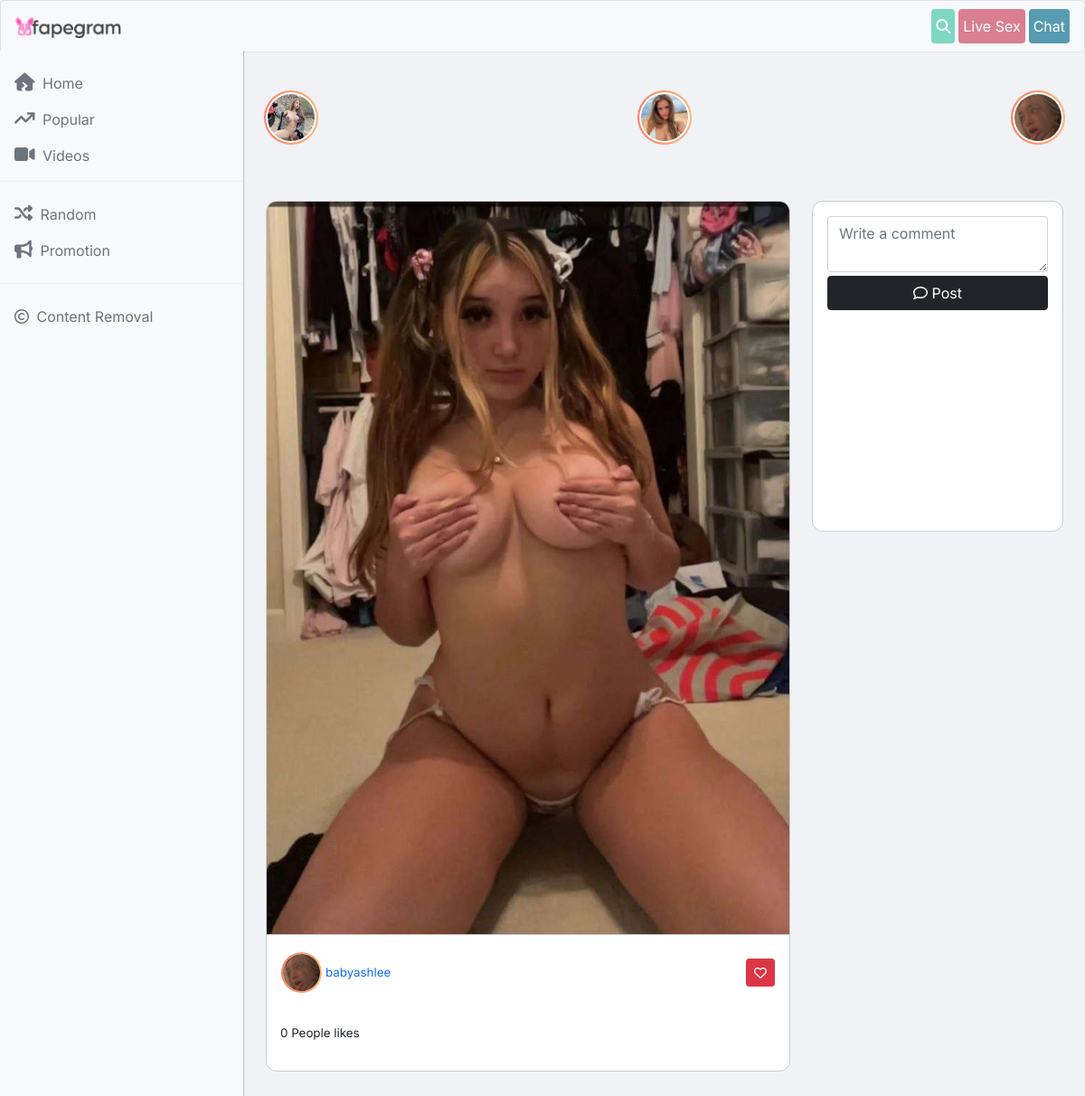
The app's page /babyashlee/3/ with its own data.
### base/models.py (models this page shows, shortened)
class Profile(models.Model):
    user = models.ForeignKey(User, on_delete=models.CASCADE)
    dp = models.FileField(upload_to='dp', null=True, blank=True)
    name = models.CharField(max_length=100, null=True, blank=True)
    bio = models.TextField(null=True, blank=True)
    onlyfans = models.URLField(null=True, blank=True)
    twitter = models.URLField(null=True, blank=True)
    insta = models.URLField(null=True, blank=True)
    likex = models.IntegerField(default=0)

class Art(models.Model):
    prof = models.ForeignKey(Profile, on_delete=models.CASCADE, null=True, blank=True)
    image = models.FileField(upload_to='contents', null=True, blank=True)

### base/views.py (the view)
# urls.py: path('<username>/<id>/', view, name='view'),
def view(request, username, id):
    prof = Profile.objects.get(user__username=username)
    art = Art.objects.get(
          prof=prof,
          id=id)
    like = len(Like.objects.filter(art=art))
    com = Comment.objects.filter(photo=art).order_by('-id')
    context = {'com':com, 'art':art, 'like':like}
    return render(request, 'view.html', context)

### base/context_processors.py (called while the page is built)
def popular(request):
    return {'pop': Profile.objects.all().order_by('-likex')[0:10]}

### templates/view.html (shortened to what this page needs)
{% extends 'base.html' %}
{% block body %}
<div class="container">
  <div class="row my-5">
    <div class="my-1 col-12 col-md-8">
  <div class="">
    <div class="post-card">
      <a href="{{art.image.url}}">
      <img src="{{art.image.url}}" class="post-image" alt="{{art.prof.user.username}}">
      </a>
      <div class="user-info d-flex align-items-center">
        <div>
        <img class="my-auto avatar" {% if art.prof.dp %} src="{{art.prof.dp.url}}" {% else %} src="https://api.dicebear.com/7.x/initials/svg?seed={{art.prof}}" {% endif %} class="user-avatar" alt="{{art.prof.user.username}}">
        </div>
        <div>
          <div class=""> <a href="/model/{{art.prof.user}}"><p class="mx-1 mt-3"> {{art.prof.user.username}}</p></a>
          </div>
        </div>
<div class="ms-auto"><form action="{% url 'like' %}"  method="post">
<button type="submit" class="btn btn-danger btn-sm">
<i class="fa-regular fa-heart"></i></button>
</form> </div>
      </div>
      <div class="post-caption">
        <p>{{like}} People likes</p>
      </div>
    </div>
  </div>
</div>
<div class="my-1 col-12 col-md-4">
<div class="post-card bg-white">
<form class="my-3 px-3"  method="post" action="{% url 'comment' %}">
<textarea name="bod" class="form-control" placeholder="Write a comment" row="3"></textarea>
<button type="submit"  class="btn btn-dark w-100 my-1"><i class="fa-regular fa-comment"></i> Post</button>
</form>
<br>
<div class="comments">
</div>
</div>
</div>
    </div>
</div>
{% endblock %}

### templates/base.html (shortened to what this page needs)
<!DOCTYPE html>
{% load static %}
<html lang="en">
  <head>
    <link rel="stylesheet" href="https://cdnjs.cloudflare.com/ajax/libs/font-awesome/6.5.1/css/all.min.css" />
  <link href="https://cdn.jsdelivr.net/npm/bootstrap@5.0.2/dist/css/bootstrap.min.css" rel="stylesheet">
  </head>
  <body>
    <nav class="py-2 img-thumbnail navbar navbar-expand-lg navbar-light bg-light sticky-top">
      <div class="container-fluid">
 <a class="me-auto navbar-brand" href="/"><img class="logo" src="{% static "fapegram.png" %}"></a>
<a href="/search/" class="px-1 btn btnsex btn-s"><i class="fa-solid fa-magnifying-glass"></i></a>
       <a class="px-1 btn btnwarn text-white btn-s mx-1">Live Sex</a>
       <a class="px-1 btn btndngr text-white btn-s">Chat</a>
    </nav>
    <div
      class=" offcanvas offcanvas-start sidebar-nav bg-light"
      tabindex="-1"
      id="sidebar"
    >
      <div class="offcanvas-body p-0">
        <nav class="navbar-dark">
          <ul class="navbar-nav">
            <li>
            </li>
            <li>
              <a href="/" class="text-muted nav-link px-3 active">
                <span class="me-1"><i class="icon fa-solid fa-house-crack"></i></span>
                <span>Home</span>
              </a>
            </li>
           <li>
              <a href="/popular/" class="text-muted nav-link px-3 active">
                 <span class="me-1"><i class="icon fa-solid fa-arrow-trend-up"></i></span>
                <span>Popular</span>
              </a>
            </li>
           <li>
            <a href="https://tiksporn.pythonanywhere.com" target="__blank"  class="text-muted nav-link px-3 active">
             <span class="me-1"><i class="icon fa-solid fa-video"></i></span>
              <span>Videos</span>
            </a>
          </li>
            <li class="mb-2"><hr class="dropdown-divider bg-light" /></li>
            <li>
              <a href="/random/" class="text-muted nav-link px-3 active">
                <span class="me-1"><i class="icon fa-solid fa-shuffle"></i></span>
                <span>Random</span>
              </a>
            </li>
            <li>
              <a href="/contact/" class="text-muted nav-link px-3">
                <span class="me-1"><i class="icon fa-solid fa-bullhorn"></i></span>
                <span>Promotion</span>
              </a>
            </li>
            <li class="my-2"><hr class="dropdown-divider bg-light" /></li>
            <li>
              <a href="/dmca/" class="text-muted nav-link px-3">
                <span class="me-1"><i class="fa-regular fa-copyright"></i></span>
                <span>Content Removal</span>
              </a>
            </li>
          </ul>
        </nav>
      </div>
    </div>
    <main class="mt-3 pt-3">
      <div class="container-fluid">
      <div class="top">
{% for p in pop %}
<div>
  <a href="/model/{{p.user.username}}">
     <img class="" {% if p.dp %}  src="{{p.dp.url}}" {% else %} src="https://api.dicebear.com/7.x/initials/svg?seed={{p.user.username}}" {% endif %} alt="{{p.user.username}}">
</a>
</div>
{% endfor %}
 </div>
{% block body %}
{% endblock %}
      </div>
    </main>
  </body>
</html>

### templates/base.html (style rules this page uses)
body, button { font-family: "Inter", sans-serif; }
:root { --offcanvas-width: 270px; --topNavbarHeight: 56px; }
.sidebar-nav { width: var(--offcanvas-width); }
@media (min-width: 992px) { body { overflow: auto !important; } }
@media (min-width: 992px) { main { margin-left: var(--offcanvas-width); } }
@media (min-width: 992px) { .sidebar-nav { -webkit-transform: none; transform: none; visibility: visible !important; height: calc(100% - var(--topNavbarHeight)); top: var(--topNavbarHeight); } }
body { background-color: #f0f2f5; }
.logo { width: 120px; }
.nav-link { text-color: gray !important; }
.top { display: flex; justify-content:space-between; width : 100%; overflow-x:scroll; }
.top img { margin:10px; height: 60px; width: 60px; object-fit: cover; background: linear-gradient(white, white) padding-box, linear-gradient(to right, #ff7e5f, #feb47b) border-box; border-radius: 50em; border: 2px solid transparent; padding: 2px; }
.avatar { height: 45px; width:45px; border-radius:50em; background: linear-gradient(white, white) padding-box, linear-gradient(to right, #ff7e5f, #feb47b) border-box; border: 2px solid transparent; }
.comments { height : 200px; overflow-y: scroll; }
p { font-size: 10pt; }
.icon { font-size: 15pt; }
.btnwarn { background-color: #DA7F8F; }
.btnsex { background-color: #7ED7C1; color:white; }
.btndngr { background-color: #579BB1; }
a { text-decoration: none; }
.top { -ms-overflow-style: none; scrollbar-width: none; }
.post-card { border: 1px solid #ccc; background-color: #fff; border-radius: 12px; overflow: hidden; margin-bottom: 20px; }
.post-image { width: 100%; height: auto; border-bottom: 1px solid #ccc; }
.user-info { padding: 16px; display: flex; }
.post-caption { padding: 15px; }

### records on screen
Profile: dp (picture)
Profile: dp+user (picture)
Profile: dp (picture)
Art: image (picture), prof.dp (picture), prof.user.username "babyashlee"

### other values on screen
{{ like }} "0"
